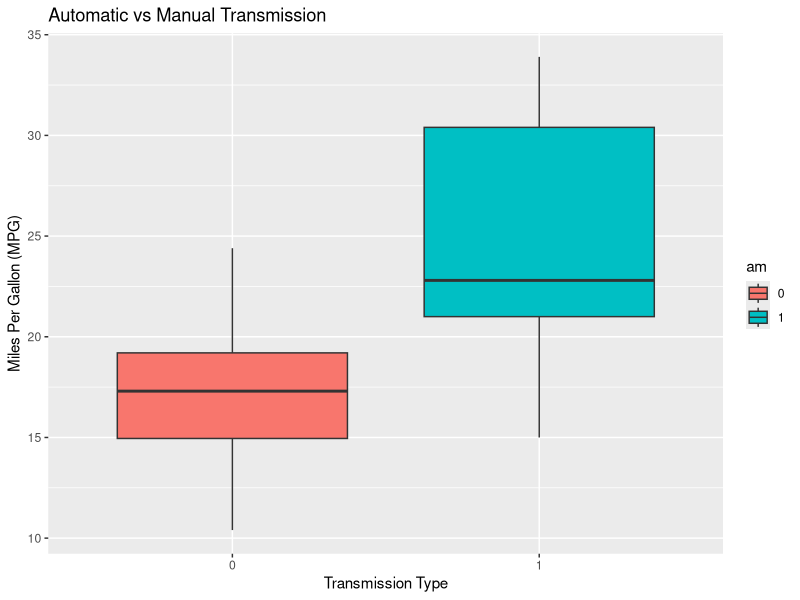
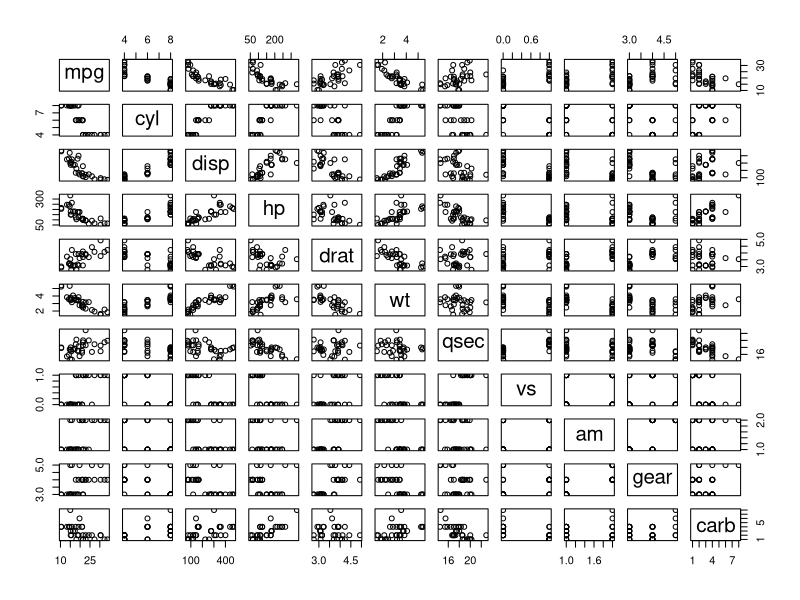
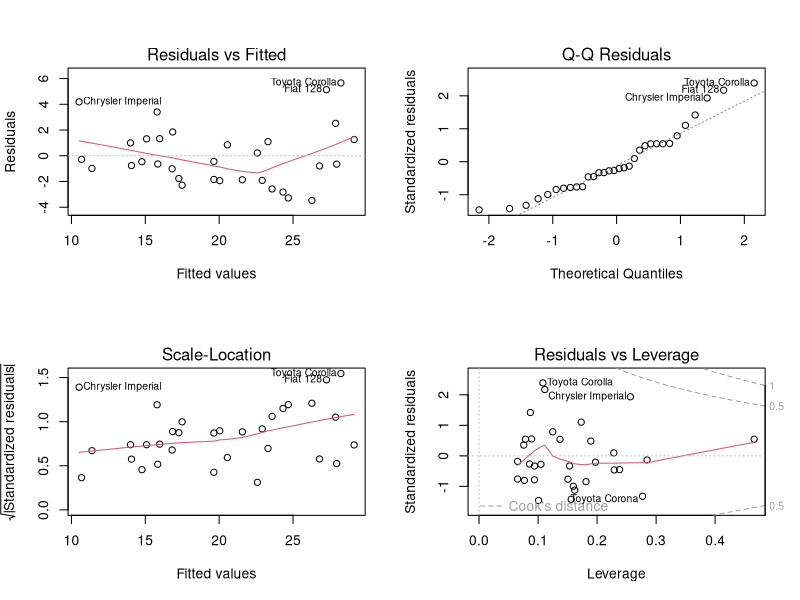

Write R code to recreate these figures, in order.
## ---- chunk 1
knitr::opts_chunk$set(echo = TRUE)
## ---- chunk 2

#Data set:
library(datasets)
data(mtcars)

#Sample view of the data set:
head(mtcars)

#Statistical summary of MPG variable:
summary(mtcars$mpg)

#Automatic vs Manual Transmission stats:
transStats = split(mtcars$mpg, mtcars$am)

#Mean:
sapply(transStats, mean)

#Standard Deviation:
sapply(transStats, sd)

#Range:
sapply(transStats, range)

#Automatic vs Manual Transmission Hypothesis Test:
autoTrans <- mtcars[mtcars$am == "0",]
manTrans <- mtcars[mtcars$am == "1",]
t.test(autoTrans$mpg, manTrans$mpg)

## ---- chunk 3
fit1 <- lm(mpg ~ am, mtcars)
summary(fit1)

## ---- chunk 4
fit2 <- lm(mpg~am + cyl + hp + wt, mtcars)
summary(fit2)

## ---- chunk 5
#Visualization of Automatic vs Manual Transmission:
library(ggplot2)
mtcars$am <- as.factor(mtcars$am)
transTyp <- ggplot(aes(x=am, y=mpg), data=mtcars) + geom_boxplot(aes(fill=am))
transTyp <- transTyp + labs(title = "Automatic vs Manual Transmission") + xlab("Transmission Type") + ylab("Miles Per Gallon (MPG)")
transTyp

#Scatterplot matrix of the dataset:
pairs(mpg ~ ., data = mtcars)

#Scatterplots of the multivariable regression model residuals:
par(mfrow = c(2,2))
plot(fit2)
